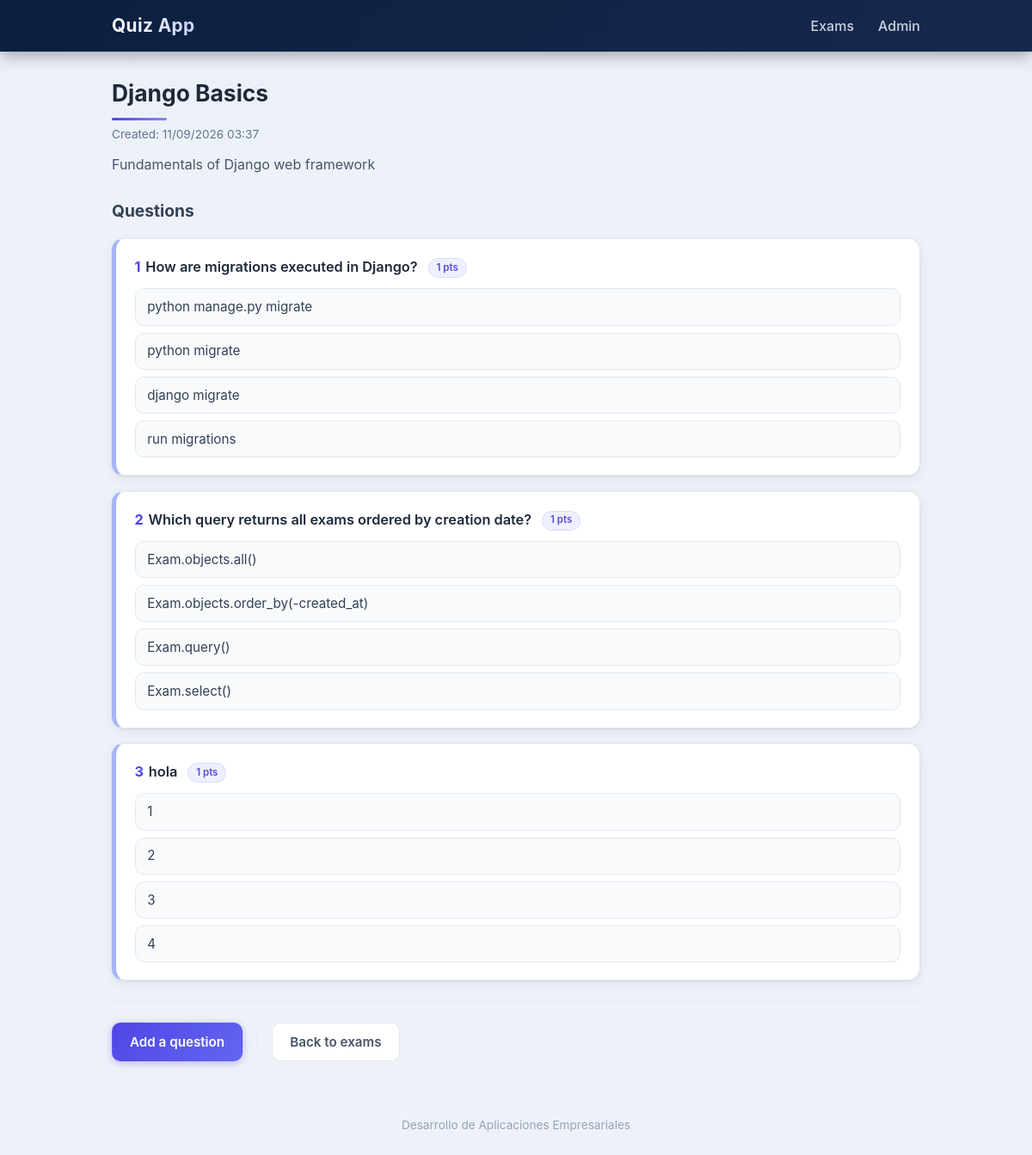
/quiz/exams/1/, run on the app's committed database.
### quiz/models.py (models this page shows, shortened)
class Exam(models.Model):
    title = models.CharField(max_length=200)
    description = models.TextField(blank=True)
    created_at = models.DateTimeField(auto_now_add=True)
    class Meta:
        ordering = ['-created_at']
        verbose_name = 'exam'
        verbose_name_plural = 'exams'

class Question(models.Model):
    exam = models.ForeignKey(Exam, on_delete=models.CASCADE, related_name='questions')
    text = models.TextField()
    score = models.IntegerField(default=1, help_text='Points awarded for a correct answer')
    class Meta:
        ordering = ['id']
        verbose_name = 'question'
        verbose_name_plural = 'questions'

class Choice(models.Model):
    question = models.ForeignKey(Question, on_delete=models.CASCADE, related_name='choices')
    text = models.CharField(max_length=300)
    is_correct = models.BooleanField(default=False)
    class Meta:
        ordering = ['id']
        verbose_name = 'choice'
        verbose_name_plural = 'choices'

### quiz/views.py (the view)
# urls.py: path('exams/<int:pk>/', views.ExamDetailView.as_view(), name='exam_detail'),
class ExamDetailView(DetailView):
    model = Exam
    template_name = 'quiz/exam_detail.html'
    context_object_name = 'exam'
    def get_queryset(self):
        return Exam.objects.prefetch_related('questions__choices')

### quiz/templates/quiz/exam_detail.html (shortened to what this page needs)
{% extends "quiz/base.html" %}
{% block content %}
    <h2>{{ exam.title }}</h2>
    <p class="date-meta">Created: {{ exam.created_at|date:"d/m/Y H:i" }}</p>
    {% if exam.description %}
        <p class="exam-desc">{{ exam.description }}</p>
    {% endif %}
    <h3>Questions</h3>
    {% if exam.questions.all %}
        <div class="question-list">
            {% for question in exam.questions.all %}
                <article class="card question-card">
                    <h4 class="question-text">
                        <span class="question-number">{{ forloop.counter }}</span>{{ question.text }}
                        <span class="score-badge">{{ question.score }} pts</span>
                    </h4>
                    <ul class="choice-list">
                        {% for choice in question.choices.all %}
                            <li class="choice-item{% if request.user.is_staff and choice.is_correct %} is-correct{% endif %}">
                                <span class="choice-text">{{ choice.text }}</span>
                            </li>
                        {% endfor %}
                    </ul>
                </article>
            {% endfor %}
        </div>
    {% else %}
        <p class="empty-state">This exam has no questions yet.</p>
    {% endif %}
    <hr style="border: 0; border-top: 1px solid #e2e8f0; margin: 1.5rem 0;">
    <p class="actions">
        <a class="btn btn-primary" href="{% url 'quiz:question_create' exam.pk %}">Add a question</a>
        <span class="divider">|</span>
        <a class="btn btn-secondary" href="{% url 'quiz:exam_list' %}">Back to exams</a>
    </p>
{% endblock %}

### quiz/templates/quiz/base.html (shortened to what this page needs)
<!DOCTYPE html>
<html lang="es">
<head>
</head>
<body>
    <header>
        <div class="container">
            <h1>Quiz App</h1>
            <nav>
                <a href="{% url 'quiz:exam_list' %}">Exams</a>
                <a href="{% url 'admin:index' %}">Admin</a>
            </nav>
        </div>
    </header>
    <main>
        <div class="container">
            {% block content %}{% endblock %}
        </div>
    </main>
    <footer>
        <p>Desarrollo de Aplicaciones Empresariales</p>
    </footer>
</body>
</html>

### data on the page
Exam: title "Django Basics", created_at "11/09/2026 03:37", description "Fundamentals of Django web framework"
Question: text "How are migrations executed in Django?", score "1"
Choice: text "python manage.py migrate"
Choice: text "python migrate"
Choice: text "django migrate"
Choice: text "run migrations"
Question: text "Which query returns all exams ordered by creation date?", score "1"
Choice: text "Exam.objects.all()"
Choice: text "Exam.objects.order_by(-created_at)"
Choice: text "Exam.query()"
Choice: text "Exam.select()"
Question: text "hola", score "1"
Choice: text "1"
Choice: text "2"
Choice: text "3"
Choice: text "4"
